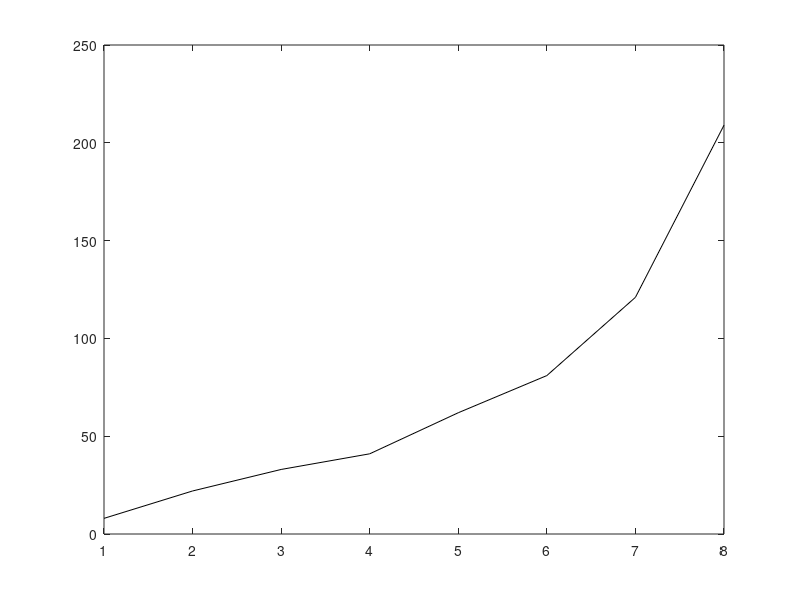

This chart was generated by the following MATLAB code: (Note: this script raises an error after producing the figure.)
close all
clear
clc

addpath('/Users/Roccotepper/Documents/turtles/TurtleData')
addpath('/Users/Roccotepper/Documents/turtles/sinide')


filtL = 0.4;
filtH = 0.0005;
stock = 'JPM'

sampLen = 418;
predLen = 10;
interval = 10;

day = 2000;
futer = 0;
present = day;

% sFFT = SignalGenerator(stock, present+2, 2000);
% [sigFFT, sigHL, sigH, sigL] = sFFT.getSignal('c', filtH, filtL);
%
% m = MoonFinder(sigFFT);
% m.getAandP();

foundP = [209 121 81 62 41 33 22 8];
% foundP = [41 33 22 8];
foundA = [0.67 0.63 0.43 0.29 0.16 0.19 0.14 0.08]*4;
% foundP = [209 121 81 62];
% foundA = [0.67 0.63 0.43 0.29];
theta = [1,2,3,4,5,6,7,8];


icl = 1;
hsvNum = futer/interval;
hsvNum = 2;
col = hsv(hsvNum);
figure()
plot(sort(foundP'),'k')


for i = 0:futer/interval
    present = day + i*interval
    
    sMod = SignalGenerator(stock, present+2, sampLen);
    [sig, sigHL, sigH, sigL] = sMod.getSignal ('c', filtH, filtL);
    sigMod = sig;
    
%     figure(10)
%     plot(sigMod)
%     drawnow
    t = (0:length(sigMod)-1).';
    
    fun = @(x)loopClosure(theta, t, sigMod, x);
    
    resMajor = [];
    
    for ii = 1:1
        
        ii
        
        parfor i = 1:500
            
            guess      = zeros(length(theta),3);
            guess(:,1) = rand(length(theta),1)*1;
            %       guess(:,1) = foundA %+ ((-0.5+rand(1,length(foundP)))*2)*1
            %    guess(:,2) = rand(length(theta),1)*210;
            guess(:,2) = foundP + ((-0.5+rand(1,length(foundP)))*2)*5;
            %         guess(end,2 ) = 10;
            guess(:,3) = rand(length(theta),1)*2*pi;
            guess = guess';
            guess = guess(:);
            guess(end+1) = mean(sigMod);
            
            x0 = [guess'];
            
            lb = [];
            ub = [];
            options = optimset('Display', 'off');
            
            [x, resnorm] = lsqnonlin(fun, x0, lb, ub, options);
            
            
            resMinor = [resnorm/sampLen , x];
            resMajor = [resMajor; resMinor];
            
        end
        
        resMajor = sortrows(resMajor,1);
        
        %     if resMajor(1,1) < 1.5
        %         break
        %     end
        
    end
    
    
    sPro = SignalGenerator(stock, present+2+predLen, sampLen+predLen);
    [sigPro, sigHL, sigH, sigL] = sPro.getSignal('c', filtH, filtL);
    
    
    t = TideFinder(sigMod, foundA, foundP);
    t.getTheta('BF');
    c = Construction(foundA, foundP, theta, predLen, sigMod);
    [model, prediction, projection] = c.constructPro();
    c.plotPro(projection-mean(projection), sigPro-mean(sigPro));
    title('BF');
    e = Evaluator(sigMod, model, prediction);
    pr1 = e.percentReturn(sigPro);
    
    
    x = resMajor(1,2:end);
    xReshaped = reshape(x(1:end-1),3,length(theta));
    A = xReshaped(1,:)';
    P = xReshaped(2,:)';
    theta = xReshaped(3,:)';
    storeProps = [P,A,theta];
    storeProps = sortrows(storeProps,1);
    P = storeProps(:,1);
    A = storeProps(:,2);
            if P(1) < 8
                A(1) = A(1)*10;
            end
    theta = storeProps(:,3);
    
    c = Construction(A, P, theta, predLen, sigMod);
    [model, prediction, projection] = c.constructPro();
    c.plotPro(projection-mean(projection), sigPro-mean(sigPro));
    title('lsqBest');
    e = Evaluator(sigMod, model, prediction);
    pr2 = e.percentReturn(sigPro)
    
    display([sort(foundP'), sort(P)]);
    sum(abs(sort(foundP') - sort(P)));
    resMajor(1:3,1);
    
%     figure(1)
%     hold on
%     plot(P,'color', col(icl,:))
%     icl = icl + 1;
    
    x = resMajor(end,2:end);
    xReshaped = reshape(x(1:end-1),3,length(theta));
    A = xReshaped(1,:)';
    P = xReshaped(2,:)';
    theta = xReshaped(3,:)';
    storeProps = [P,A,theta];
    storeProps = sortrows(storeProps,1);
    P = storeProps(:,1);
    A = storeProps(:,2);
    %     if P(1) < 8
    %         A(1) = A(1)*10;
    %     end
    theta = storeProps(:,3);
    
    c = Construction(A, P, theta, predLen, sigMod);
    [model, prediction, projection] = c.constructPro();
    c.plotPro(projection-mean(projection), sigPro-mean(sigPro));
    title('lsqWorst');
    e = Evaluator(sigMod, model, prediction);
    pr3 = e.percentReturn(sigPro);
    
    display([sort(foundP'), sort(P)]);
    sum(abs(sort(foundP') - sort(P)));
    resMajor(1:3,1);
    
%     figure(1)
%     hold on
%     plot(P,'color', col(icl,:))
%     icl = icl + 1;
    
    pr_me = [pr1,pr2,pr3]
    
    pause
    
    close 2
    
end


% deltaSum = [];
% for i = 1:size(resMajor,1)
%     resP = resMajor(i,3:3:size(resMajor,2));
%     selectedP = sortrows(abs(resP)',-1);
%     deltaP = abs(selectedP-foundP');
%     deltaSum = [deltaSum; sum(deltaP),resMajor(i,:)];
% end
%
%
% deltaSum = sortrows(deltaSum,1);
% deltaSum = deltaSum(:,2:end);
%
% x = deltaSum(1,2:end);
% xReshaped = reshape(x(1:end-1),3,length(theta));
% A = xReshaped(1,:);
% P = xReshaped(2,:);
% theta = xReshaped(3,:);
%
% display([sort(foundP'), sort(P')]);
% sum(abs(sort(foundP') - sort(P')))
%
%
%
% c = Construction(A, P, theta, predLen, sigMod);
% [model, prediction, projection] = c.constructPro();
% c.plotPro(projection-mean(projection), sigPro-mean(sigPro));

%     sprintf('Properties found via sorting deltaSum')
%     display([A',P',theta'])


% pause;
% close all;

% end

% figure()
% plot(resMajor(:,1))




% [frq,amp,phi,ave,ssq,cnt] = sinide(sigMod,1,0);
%
% P = 1/frq;
% A = amp;
% theta = phi - pi/2;
% ssq/1000;
%
% props = [P, A, theta, sampLen];
%
% c = Construction(A, P, theta, predLen, sigMod);
% [model, prediction, projection] = c.constructPro();
% c.plotPro(projection, sigPro);
%
% sprintf('Properties found via sinide')
% display([A;P;theta])




